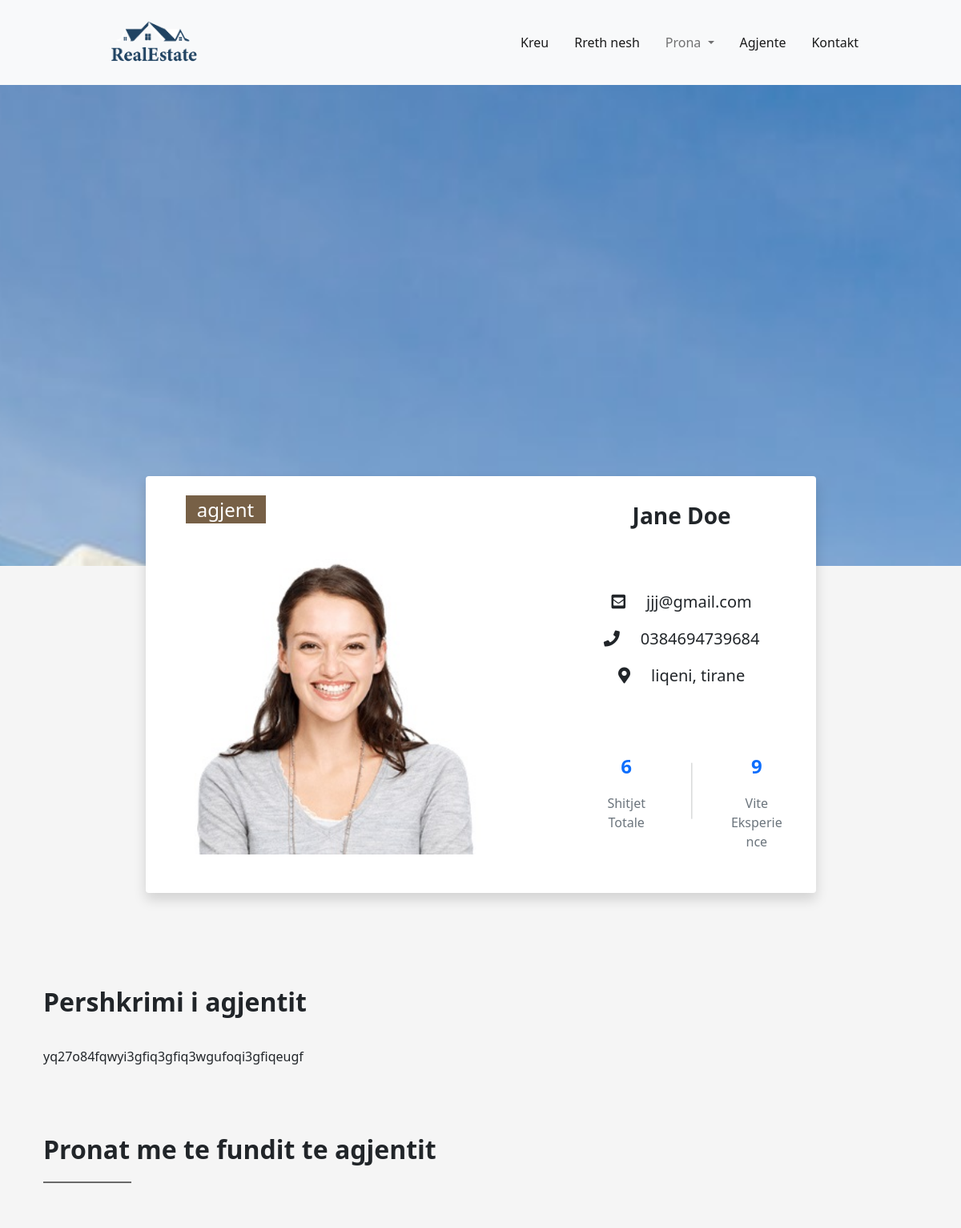
The page /AgjentPershkrim/2 (upper part) on the database as committed earlier.
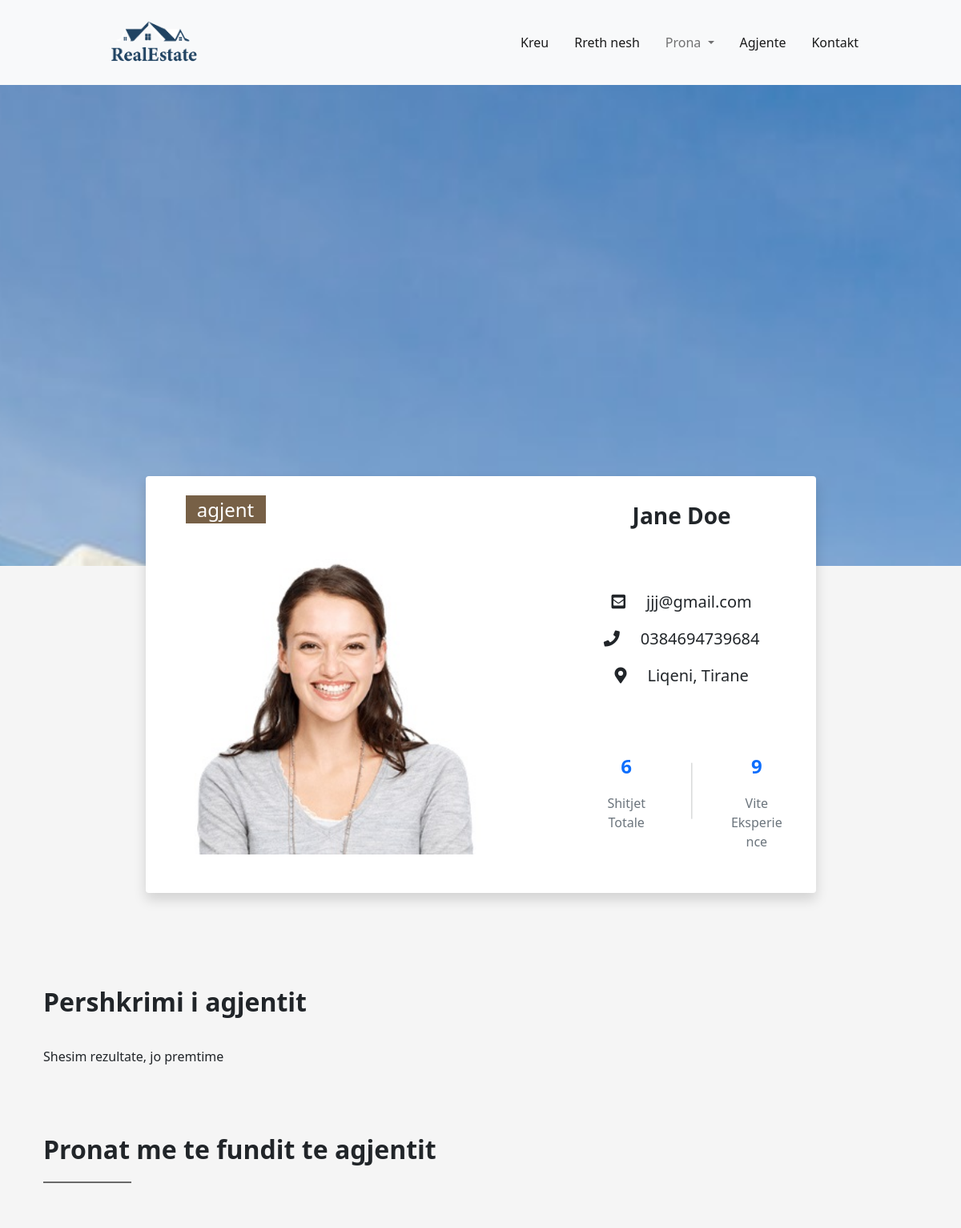
The same page on the database as committed later.
### real_estate_project/models.py (models this page shows, shortened)
class Agjent(models.Model):
    agjent_id =models.AutoField(primary_key=True)
    name_surname = models.CharField(max_length=50)
    foto_agjent = models.ImageField(null=True ,blank=True)
    tel_1_agjent = models.IntegerField()
    tel_2_agjent = models.IntegerField()
    email_agjent = models.EmailField(max_length=30)
    adresa_agjent = models.CharField(max_length=100)
    shitjet = models.IntegerField()
    eksperienca = models.IntegerField()
    agjent_pershkrimi = models.CharField(max_length=250)
    @property
    def imageURL(self):
        try:
           url = self.foto_agjent.url
        except:
           url = ''
        return url

### real_estate_project/views.py (the view)
# urls.py: path('AgjentPershkrim/<id>', views.AgjentPershkrim , name="agjent-pershkrim"),   #vendosim id per te nxjerre agjentin e klikuar
def AgjentPershkrim(request, id):
    agjents = Agjent.objects.all()
    agjent = Agjent.objects.get(agjent_id=id)
    prona_rev = Pronat.objects.filter().order_by('id_prones').reverse()[:3]   #tregon vtm 3 fotot e fundit
    prona = Pronat.objects.all().order_by('id_prones') #tregon gjith pronat e agjentit
    context = {'agjent': agjent, 'agjents': agjents, 'prona': prona, 'prona_rev': prona_rev}
    return render( request, 'AgjentPershkrim.html', context )

### real_estate_project/models.py (called while the page is built)
    def __str__(self):  #jep emrin
        return str(self.name)

    @property
    def imageURL(self):
        try:
            url = self.foto_prones.url
        except:
            url = ''
        return url

### real_estate_project/views.py (called while the page is built)
def category_list(request):
    category_list = Category.objects.exclude(name='default')
    context = {'category_list': category_list}
    return context

### real_estate_project/templates/AgjentPershkrim.html (shortened to what this page needs)
<!DOCTYPE html>
<html lang="en">
{% load static %}
<head>
    <link rel="stylesheet" href="{% static 'bootstrap-5.0.0-beta2-dist/css/bootstrap.min.css' %}">
    <link rel="stylesheet" href="{% static 'css/AgjentPershkrim.css' %}">
    <link rel="stylesheet" href="https://use.fontawesome.com/releases/v5.7.0/css/all.css"
>
</head>
<body style="background-color: rgb(245, 245,245)">
<nav class="navbar navbar-expand-lg sticky-top navbar-light bg-light  custom_navbar">
    <div class="container-fluid h-25">
      <a class="navbar-brand "  href="http://127.0.0.1:8000">
        <img style="" src="{% static 'images/logo_navv.png'%}" alt="logo">
      </a>
      <div class="collapse navbar-collapse" id="navbarSupportedContent" style="  margin-right: 100px">
        <ul class="navbar-nav ms-auto  mb-2 mb-lg-0">
          <li class="nav-item">
            <a class="nav-link active px-3" aria-current="page" href="http://127.0.0.1:8000">Kreu</a>
          </li>
          <li class="nav-item">
            <a class="nav-link active px-3" aria-current="page" href="http://127.0.0.1:8000/About">Rreth nesh</a>
          </li>
          <li class="nav-item dropdown">
            <a class="nav-link dropdown-toggle px-3" href="http://127.0.0.1:8000/listprona" id="navbarDropdown" role="button"
               data-bs-toggle="dropdown" aria-expanded="false">
              Prona
            </a>
          </li>
          <li class="nav-item">
            <a class="nav-link active px-3" aria-current="page" href="http://127.0.0.1:8000/ListaAgjenteve">Agjente</a>
          </li>
          <li class="nav-item">
            <a class="nav-link active px-3" aria-current="page" href="http://127.0.0.1:8000/Kontakt">Kontakt</a>
          </li>
        </ul>
      </div>
    </div>
  </nav>
<div class="fixed_img" style="background-image: url(../../static/images/static/images/bg-img.jpg)">
</div>
<div class="container">
    <div class="card w-75 mx-auto  border-0  shadow">
        <div class="row w-auto">
            <div class="img_title col-lg-7 col-sm-12 mt-4 text-center">
                <img src="{{ agjent.imageURL }}" class=" img_agent img-fluid my-5 "
                     alt="Agent">
                <div class="lloji position-absolute top-0 my-4 ">
                    <p class="text-white fs-4">agjent</p>
                </div>
            </div>
            <div class="card-body col-lg-5 col-sm-12 my-auto text-start">
                <p class="card-title fs-3 text-capitalize text-center  fw-bold">{{ agjent.name_surname }}</p>
                <div class="mt-3">
                    <ul class="list-unstyled py-5 text-center ">
                        <li class="py-2">
                            <a href="mailto:{{ agjent.email_agjent }}" class="fs-5 text-dark text-decoration-none">
                                <i class="fas fa-envelope-square fs-5 text-dark"></i>
                                &nbsp; &nbsp; {{ agjent.email_agjent }}
                            </a>
                        </li>
                        <li class="py-2">
                            <a href="tel:0{{ agjent.tel_1_agjent }}" class="fs-5 text-dark text-decoration-none">
                                <i class="fa fa-phone fs-5 text-dark"></i>
                                &nbsp; &nbsp; 0{{ agjent.tel_1_agjent }}
                            </a>
                        </li>
                        <li class="py-2">
                            <a href="#" class="fs-5  text-dark text-decoration-none ">
                                <i class="fas fa-map-marker-alt fs-5 text-dark"> </i>
                                &nbsp; &nbsp; {{ agjent.adresa_agjent }}
                            </a>
                        </li>
                    </ul>
                </div>
                <div class="text-center w-100 me-3 py-2">
                    <div class="row text-center ms-5 mx-auto">
                        <div class="s col-lg-4  col-sm-12  border-secondary">
                            <p class="fs-4 fw-bold text-primary">{{ agjent.shitjet }}</p>
                            <p class="text-capitalize text-secondary">shitjet totale</p>
                        </div>
                        <div class="col-lg-4 col-sm-12 ">
                            <p class="fs-4 fw-bold text-primary">{{ agjent.eksperienca }}</p>
                            <p class="text-secondary text-capitalize">vite eksperience</p>
                        </div>
                    </div>
                </div>
            </div>
        </div>
    </div>
    <div class="container">
        <div class="decription_agent">
            <p class="fs-2 pb-3 fw-bold">Pershkrimi i agjentit</p>
            <p>
                {{ agjent.agjent_pershkrimi }}
            </p>
        </div>
    </div>
    <div class="container mt-5">
        <div class="pronat_agjentit">
            <p class="p fs-2   fw-bolder">Pronat me te fundit te agjentit</p>
            <hr>
            <div class="row mt-5" style="padding-top: 40px">
            </div>
        </div>
    </div>
</div>
{% include 'Footer.html' %}
</body>
</html>

### real_estate_project/templates/Footer.html (shortened to what this page needs)
<!DOCTYPE html>
<html lang="en">
{% load static %}
<head>
    <link rel="stylesheet" href="{% static 'css/Footer (1).css' %}">
    <link rel="stylesheet" href="{% static 'bootstrap-5.0.0-beta2-dist/css/bootstrap.min.css' %}">
    <link rel="stylesheet" href="https://use.fontawesome.com/releases/v5.7.0/css/all.css "
>
</head>
<body>
</body>
</html>

### static/css/AgjentPershkrim.css (style rules this page uses)
* { margin: 0; padding: 0; box-sizing: border-box; }
body { background-color: rgb(252,252,252); }
.container-fluid .navbar-brand img { height: 80px; background-size: cover; margin-left: 100px; }
.fixed_img { height: 75vh; background-image: url("../images/static/images/bg-img.jpg"); background-repeat: no-repeat; background-size: cover; background-position: center; background-attachment: fixed; }
.card { transform: translateY(-7rem); }
.card .lloji { width: 100px; height: 35px; background-color: rgb(119, 96, 70); margin-left: 50px; }
.img_title > img { height: 400px; width: 400px; }
.container .pronat_agjentit .p, .container .pronat_agjentit .row .card, .container .gjith_pronat_agjentit .p, .container .gjith_pronat_agjentit .row .card { margin-top: 80px; }
.container .decription_agent hr, .container .pronat_agjentit hr , .container .gjith_pronat_agjentit hr { width: 110px; border: 1.5px solid; color: rgb(12, 12, 12); opacity : .6; }

Rows that differ between the two databases and show on the page:
changed Agjent "Jane Doe": adresa_agjent "liqeni, tirane" → "Liqeni, Tirane"; agjent_pershkrimi "yq27o84fqwyi3gfiq3gfiq3wgufoqi3gfiqeugf" → "Shesim rezultate, jo premtime"
